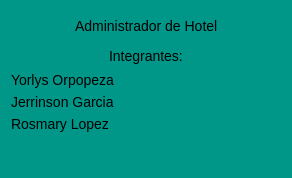
<?xml version="1.0" encoding="UTF-8"?>
<ui version="4.0">
 <class>acercaDeWin</class>
 <widget class="QDialog" name="acercaDeWin">
  <property name="windowModality">
   <enum>Qt::WindowModal</enum>
  </property>
  <property name="geometry">
   <rect>
    <x>0</x>
    <y>0</y>
    <width>292</width>
    <height>178</height>
   </rect>
  </property>
  <property name="maximumSize">
   <size>
    <width>16777213</width>
    <height>16777215</height>
   </size>
  </property>
  <property name="windowTitle">
   <string>acercaDe</string>
  </property>
  <property name="styleSheet">
   <string notr="true">QLabel {
	font-family: 'Roboto';
	font-size: 14px;
}

QPushButton#btnCerrar {
	border-style: inset;
	border-radius:15px;
	border-size: 15px;
	image: url(&quot;../Iconos/aceptar-ico.png&quot;);
	font-size: 25px;
}

QPushButton#btnCerrar:hover {
	background-color: green;
}

QDialog {
	background-color: #009688
}</string>
  </property>
  <property name="modal">
   <bool>true</bool>
  </property>
  <layout class="QGridLayout" name="gridLayout_8">
   <item row="0" column="0">
    <layout class="QGridLayout" name="gridLayout_7">
     <item row="0" column="0">
      <layout class="QGridLayout" name="gridLayout_6">
       <item row="0" column="0">
        <layout class="QGridLayout" name="gridLayout">
         <item row="0" column="0">
          <spacer name="horizontalSpacer_5">
           <property name="orientation">
            <enum>Qt::Horizontal</enum>
           </property>
           <property name="sizeHint" stdset="0">
            <size>
             <width>40</width>
             <height>20</height>
            </size>
           </property>
          </spacer>
         </item>
         <item row="0" column="1">
          <widget class="QLabel" name="lblTitulo">
           <property name="text">
            <string>Administrador de Hotel</string>
           </property>
          </widget>
         </item>
         <item row="0" column="2">
          <spacer name="horizontalSpacer_6">
           <property name="orientation">
            <enum>Qt::Horizontal</enum>
           </property>
           <property name="sizeHint" stdset="0">
            <size>
             <width>40</width>
             <height>20</height>
            </size>
           </property>
          </spacer>
         </item>
        </layout>
       </item>
       <item row="1" column="0">
        <layout class="QGridLayout" name="gridLayout_5">
         <item row="0" column="0">
          <layout class="QGridLayout" name="gridLayout_2">
           <item row="0" column="0">
            <spacer name="horizontalSpacer_3">
             <property name="orientation">
              <enum>Qt::Horizontal</enum>
             </property>
             <property name="sizeHint" stdset="0">
              <size>
               <width>40</width>
               <height>20</height>
              </size>
             </property>
            </spacer>
           </item>
           <item row="0" column="1">
            <widget class="QLabel" name="label">
             <property name="text">
              <string>Integrantes:</string>
             </property>
            </widget>
           </item>
           <item row="0" column="2">
            <spacer name="horizontalSpacer_4">
             <property name="orientation">
              <enum>Qt::Horizontal</enum>
             </property>
             <property name="sizeHint" stdset="0">
              <size>
               <width>40</width>
               <height>20</height>
              </size>
             </property>
            </spacer>
           </item>
          </layout>
         </item>
         <item row="1" column="0">
          <layout class="QGridLayout" name="gridLayout_3">
           <item row="0" column="0">
            <widget class="QLabel" name="label_2">
             <property name="text">
              <string>Yorlys Orpopeza</string>
             </property>
            </widget>
           </item>
           <item row="1" column="0">
            <widget class="QLabel" name="label_3">
             <property name="text">
              <string>Jerrinson Garcia</string>
             </property>
            </widget>
           </item>
           <item row="2" column="0">
            <widget class="QLabel" name="label_4">
             <property name="text">
              <string>Rosmary Lopez</string>
             </property>
            </widget>
           </item>
          </layout>
         </item>
        </layout>
       </item>
      </layout>
     </item>
     <item row="1" column="0">
      <layout class="QGridLayout" name="gridLayout_4">
       <item row="0" column="0">
        <spacer name="horizontalSpacer">
         <property name="orientation">
          <enum>Qt::Horizontal</enum>
         </property>
         <property name="sizeHint" stdset="0">
          <size>
           <width>40</width>
           <height>20</height>
          </size>
         </property>
        </spacer>
       </item>
       <item row="0" column="1">
        <widget class="QPushButton" name="btnCerrar">
         <property name="text">
          <string/>
         </property>
        </widget>
       </item>
       <item row="0" column="2">
        <spacer name="horizontalSpacer_2">
         <property name="orientation">
          <enum>Qt::Horizontal</enum>
         </property>
         <property name="sizeHint" stdset="0">
          <size>
           <width>40</width>
           <height>20</height>
          </size>
         </property>
        </spacer>
       </item>
      </layout>
     </item>
    </layout>
   </item>
  </layout>
 </widget>
 <resources/>
 <connections>
  <connection>
   <sender>btnCerrar</sender>
   <signal>clicked()</signal>
   <receiver>acercaDeWin</receiver>
   <slot>close()</slot>
   <hints>
    <hint type="sourcelabel">
     <x>115</x>
     <y>414</y>
    </hint>
    <hint type="destinationlabel">
     <x>3</x>
     <y>412</y>
    </hint>
   </hints>
  </connection>
 </connections>
</ui>
